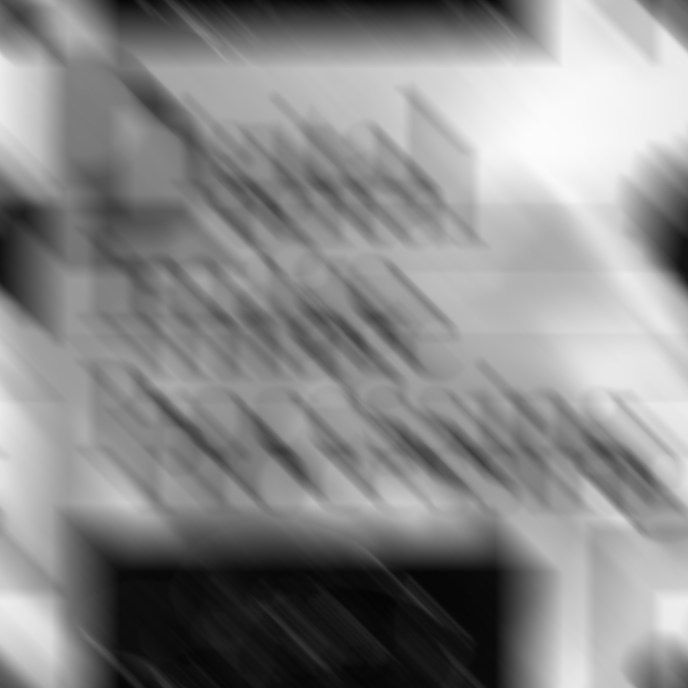
#> input picture HW/HW5/HW5_1/book-cover-blurred.tif, 688 x 688 px
$ python 5_1_2.py
#> lines starting #> are read from the running program, lines starting #| are printed output that depends on the picture
import cv2
import matplotlib.pyplot as plt
import numpy as np


def ifft(input):
    ifft_img = np.fft.ifft2(np.fft.ifftshift(input))
    ifft_img = np.abs(ifft_img)
    ifft_img = (ifft_img/ifft_img.max()) *255


    return ifft_img


img = cv2.imread("book-cover-blurred.tif")
#> img is the input picture: shape (688, 688, 3); min 4, max 251, mean 137.8
plt.imsave("2_original.jpg",img, cmap='gray')

M, N, c  = img.shape
#> M = 688; N = 688; c = 3
restored_inv_full = np.zeros_like(img)
restored_wie = np.zeros_like(img)


## degradation function H(u, v)
a = 0.1
b = 0.1
T = 1

u, v = np.mgrid[-M//2:M//2, -N//2:N//2]
H = (T/(np.pi*(u*a+v*b))*np.sin(np.pi*(u*a+v*b)))*np.exp(np.pi*(u*a+v*b)*-1j)
H[np.isnan(H)] = T
plt.imsave("2_H.jpg",np.log(abs(H) + 1), cmap='gray')
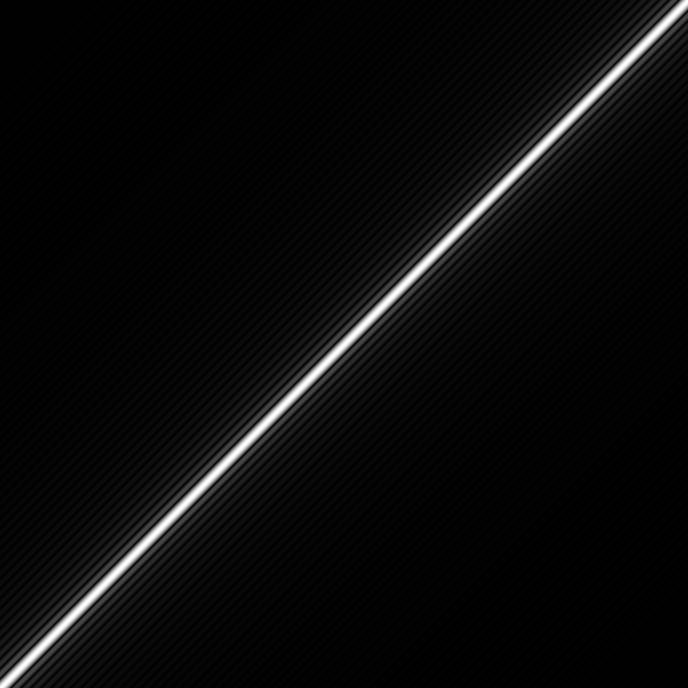
#> saved as 2_H.jpg: shape (688, 688, 3); min 0, max 255, mean 10.9


for i in range(c):
    G = np.fft.fftshift(np.fft.fft2(img[:,:,i]))
    plt.imsave("2_G.jpg",np.log(abs(G) + 1), cmap='gray')


    ## inverse filter full
    F_full = G/H

    ##inverse filter radially

    ## wiener filtering
    K = 0.0001
    weiner_term = (abs(H)**2/(abs(H)**2+K))
    F_wie = (G/H) * weiner_term

    restored_inv_full[:,:,i] = ifft(F_full)
    restored_wie[:,:,i] = ifft(F_wie)
#> this loop made 3 passes
#> pass 1, `plt.imsave("2_G.jpg",np.log(abs(G) + 1), cmap='gray')`:
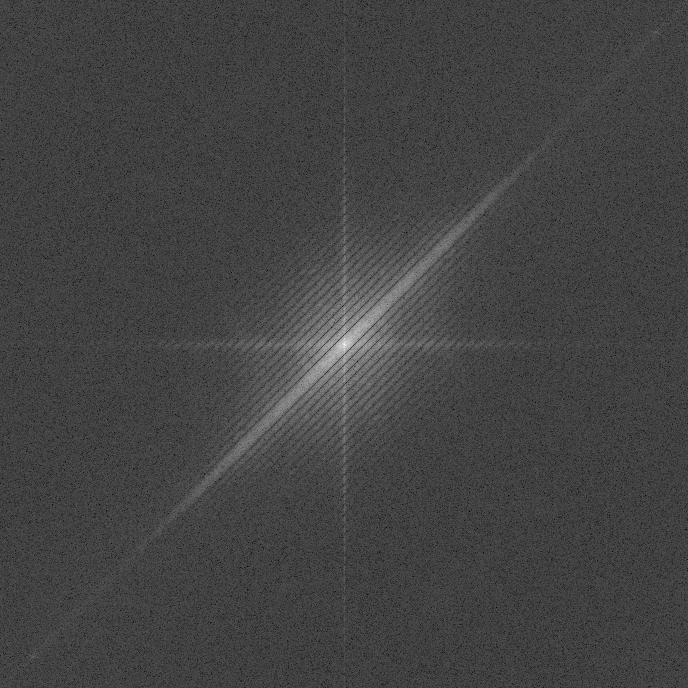
#> saved as 2_G.jpg: shape (688, 688, 3); min 1, max 255, mean 67.4
#> pass 1, in ifft, `ifft_img = np.abs(ifft_img)`:
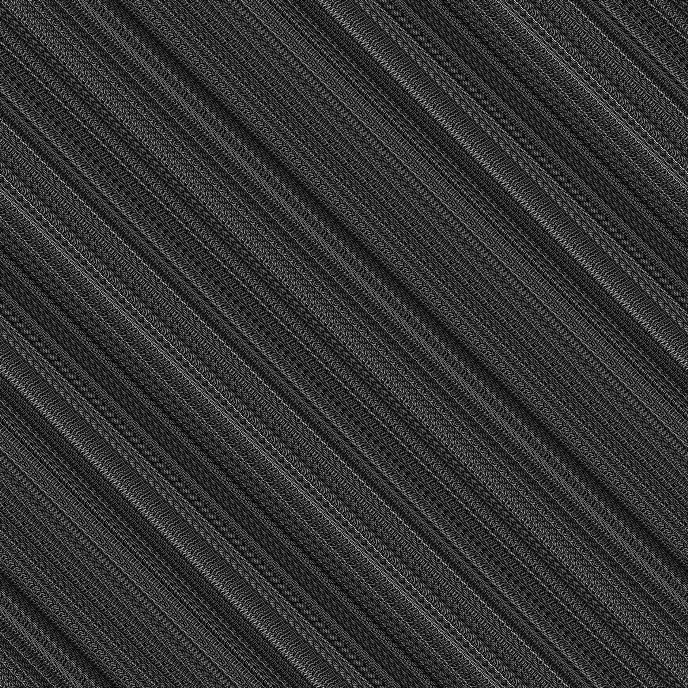
#> ifft_img: shape (688, 688) float64; min 6.86e+14, max 3.12e+18, mean 6.34e+17; drawn with min black and max white
#> pass 1, in ifft (call 2), `ifft_img = np.abs(ifft_img)`:
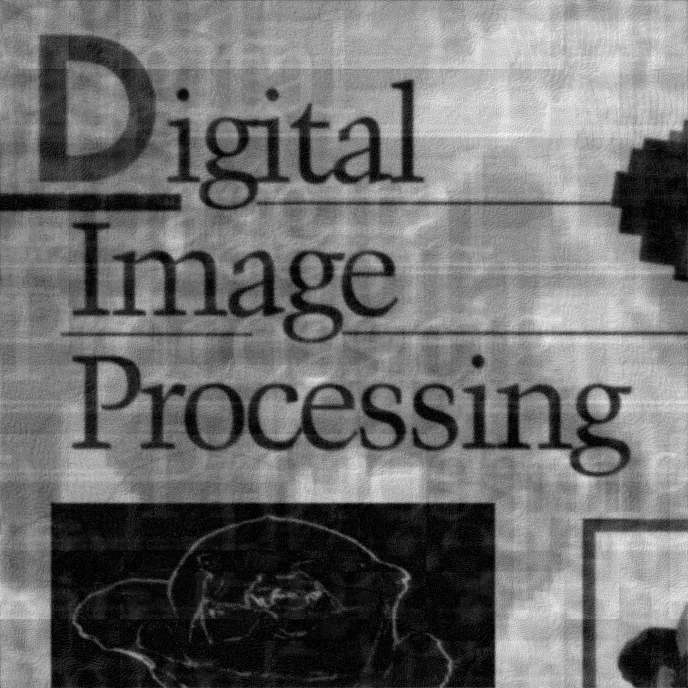
#> ifft_img: shape (688, 688) float64; min 0.0172, max 318.7, mean 138.7; drawn with min black and max white


plt.imsave("2_Inverse_Full.jpg",restored_inv_full, cmap='gray')
plt.imsave("2_Wiener.jpg",restored_wie, cmap='gray')
